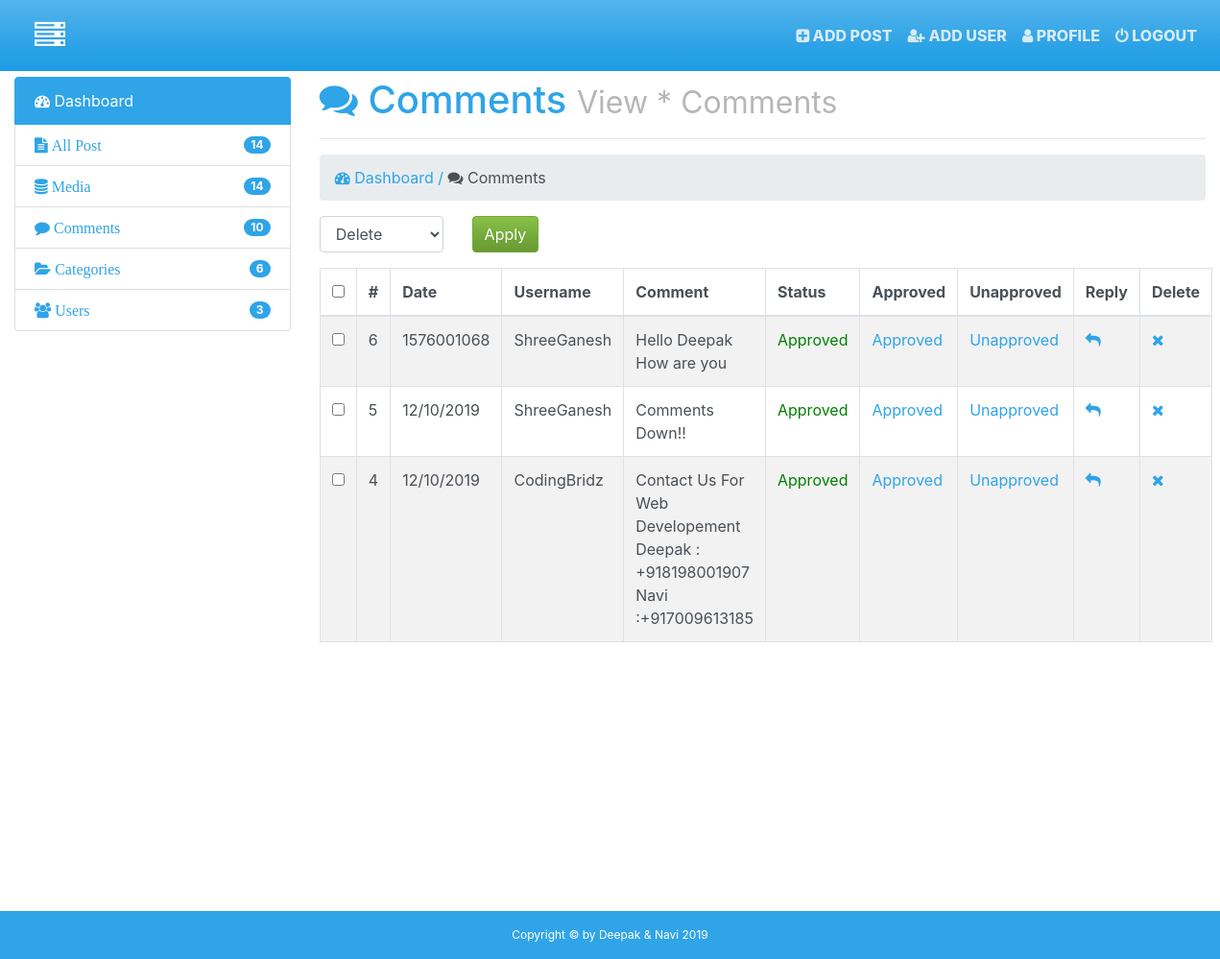
Before: /admin/comments.php (signed in) with the older database file.
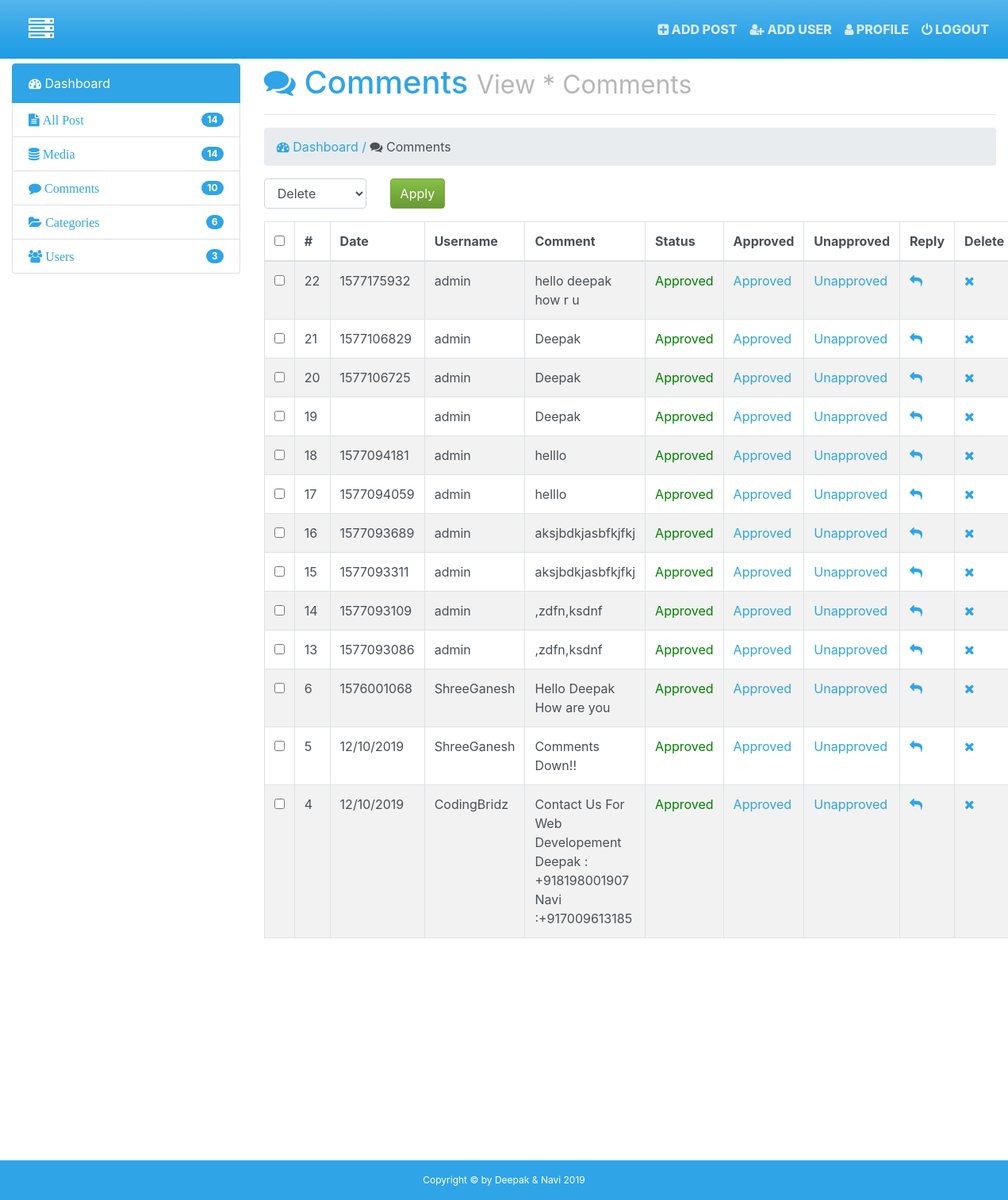
After: the same page with the newer database file.
### tables this page shows
CREATE TABLE `comments` (
  `id` int(11) NOT NULL,
  `date` varchar(100) NOT NULL,
  `name` varchar(255) NOT NULL,
  `username` varchar(255) NOT NULL,
  `post_id` int(11) NOT NULL,
  `email` varchar(255) NOT NULL,
  `website` varchar(255) NOT NULL,
  `image` varchar(255) NOT NULL,
  `comment` text NOT NULL,
  `status` varchar(255) NOT NULL
);

### admin/comments.php (the view, shortened to what this page needs)
<!DOCTYPE html>
<html>
  <head>
    <?php require_once('inc/top.php');?>
  </head>
  <body>
    <?php require_once('inc/header.php');?>
  <div class="container-fluid">
    <div class="row">
      <div class="col-md-3">
        <?php require_once('inc/sidebar.php');?>
      </div>
      <div class="col-md-9">
        <h1><i class="fa fa-comments"></i>&nbspComments
          <small class="smalld">View * Comments</small>
          <hr>
        </h1>
        <ol class="breadcrumb">
          <li><a href="index.html"><i class="fa fa-tachometer"></i> Dashboard /&nbsp </a></li>
          <li class="active"><i class="fa fa-comments"></i> Comments</li>
        </ol>
        <?php
      $query = "SELECT * FROM comments ORDER BY id DESC";
      $run = mysqli_query($con,$query);
      if (mysqli_num_rows($run) > 0) {
        ?>
        <form action="" method="post">
        <div class="row">
          <div class="col-md-6">
                <div class="row">
                  <div class="col-md-4">
                    <div class="form-group">
                      <select class="form-control" name="bulk-options" id="">
                        <option value="delete">Delete</option>
                      </select>
                    </div>
                  </div>
                  <div class="col-md-8">
                    <input type="submit" name="" class="btn btn-success" value="Apply">
                  </div>
                </div>
          </div>
           <div class="col-md-6">
          </div>
        </div>
        <table class="table table-hover table-bordered table-striped">
          <thead>
            <tr>
              <th><input type="checkbox" name="" id="selectallboxes"></th>
              <th>#</th>
              <th>Date</th>
              <th>Username</th>
              <th>Comment</th>
              <th>Status</th>
              <th>Approved</th>
              <th>Unapproved</th>
              <th>Reply</th>
              <th>Delete</th>
            </tr>
          </thead>
          <tbody>
            <?php
            while ($row = mysqli_fetch_array($run)) {
              $id = $row['id'];
              $username= $row['username'];
              $status= $row['status'];
              $comment= $row['comment'];
              $post_id= $row['post_id'];
              $date = $row['date'];
            ?>
            <tr>
              <td><input type="checkbox" name="checkboxes[]" value="<?php echo $id;?>" class="checkboxes"></td>
              <td><?php  echo $id; ?></td>
              <td><?php  echo $date; ?></td>
              <td><?php echo $username;?></td>
              <td><?php echo $comment;?></td>
              <td><span style="color:<?php if ($status == 'approved') {
                echo 'green';
              }
              else if ($status == 'pending') {
                echo 'red';
              }
              ?>"><?php echo ucfirst($status);?></span></td>
              <td><a href="comments.php?approved=<?php echo $id; ?>">Approved</a></td>
              <td><a href="comments.php?unapproved=<?php echo $id; ?>">Unapproved</a></td>
              <td><a href="comments.php?reply=<?php echo $post_id; ?>"><i class="fa fa-reply"></i></a></td>
              <td><a href="comments.php?del=<?php echo  $id; ?>"><i class="fa fa-times"></i></a></td>
            </tr>
            <?php
               }
            ?>
          </tbody>
        </table>
        <?php
        }
      else{
           echo "<center><h2>No Users Avialable Now</h2></center>";
      }
        ?>
        </form>
      </div>
    </div>
  </div><br>
  <?php require_once('inc/footer.php');?>
  </body>
</html>

Changed rows visible on the page:
added comments: id "22", date "1577175932", username "admin", comment "hello deepak how r u", status "Approved"
added comments: id "21", date "1577106829", username "admin", comment "Deepak", status "Approved"
added comments: id "20", date "1577106725", username "admin", comment "Deepak", status "Approved"
added comments: id "19", username "admin", comment "Deepak", status "Approved"
added comments: id "18", date "1577094181", username "admin", comment "helllo", status "Approved"
added comments: id "17", date "1577094059", username "admin", comment "helllo", status "Approved"
added comments: id "16", date "1577093689", username "admin", comment "aksjbdkjasbfkjfkj", status "Approved"
added comments: id "15", date "1577093311", username "admin", comment "aksjbdkjasbfkjfkj", status "Approved"
added comments: id "14", date "1577093109", username "admin", comment ",zdfn,ksdnf", status "Approved"
added comments: id "13", date "1577093086", username "admin", comment ",zdfn,ksdnf", status "Approved"
